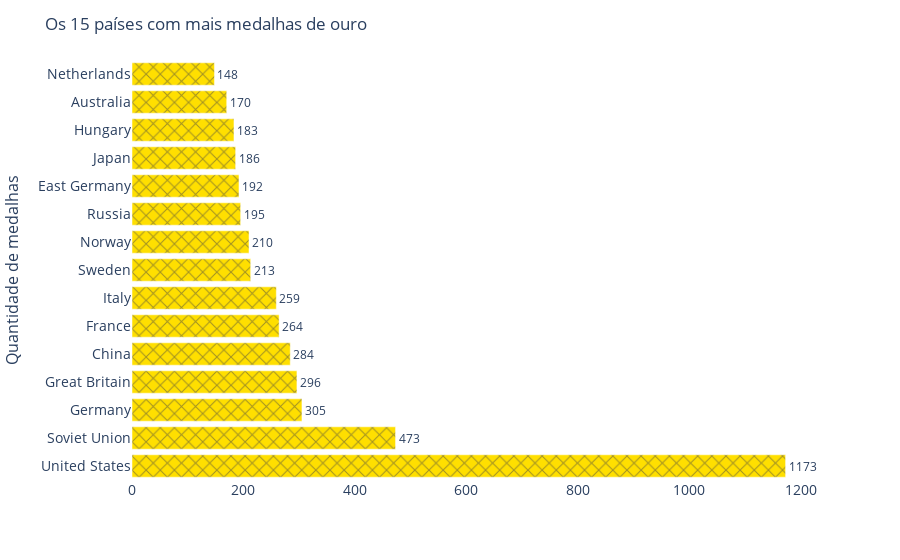

Notebook code for this chart:
### Markdown cell above
##Gráfico 03: 15 países com mais medalhas de ouro

O gráfico abaixo apresenta o total de medalhas de ouro dos 15 países com mais medalhas de ouro desde 1896.

### Code cell
import plotly.express as px
import pandas as pd
import plotly.graph_objects as go
import plotly.io as pio

#importa/lê a base de dados
df = pd.read_csv ('https://raw.githubusercontent.com/leticia-oliveira/Exercicios-de-APC-UnB/main/dashboard/datasets/medalhaspaises.csv')
df_ordenado = df.sort_values(by='total_gold', ascending=False)
dados = df_ordenado.values.tolist()#enumera as células como lista


#prepara uma lista para receber os valores de *países e *medalhas de ouro
p = [] 
o = []

#laço de repetição que coleta os dados da planilha e "entrega" eles para as listas
for i in range(15):   #15 paises e 15 valores
  p.append(dados[i][0]) #agrupando todos os paises
  o.append(dados[i][-5]) #agrupando todos os valores de medalha

fig = px.bar(template="plotly_white")#define o formato do gráfico
#adiciona cada barra do gráfico
fig.add_trace(go.Bar(x=o, y=p, name='Medalhas de ouro', marker_color='#FFDF00',  marker_pattern_shape="x", text = o, texttemplate = '%{text}', textposition='outside', orientation='h'))
#edita a aparência do gráfico
fig.update_layout(
    title = 'Os 15 países com mais medalhas de ouro',
    xaxis_tickfont_size=14,
    yaxis=dict(title='Quantidade de medalhas', titlefont_size=16, tickfont_size=14),
)

fig.show()

### Figure 1 — Plotly figure (JSON) as saved in the notebook; plotly's stock layout.template omitted (floating-point values rounded to 4 significant figures)
{"data": [{"alignmentgroup": "True", "hovertemplate": "<extra></extra>", "legendgroup": "", "marker": {"color": "#636efa", "pattern": {"shape": ""}}, "name": "", "offsetgroup": "", "orientation": "v", "showlegend": false, "textposition": "auto", "type": "bar", "xaxis": "x", "yaxis": "y"}, {"marker": {"color": "#FFDF00", "pattern": {"shape": "x"}}, "name": "Medalhas de ouro", "orientation": "h", "text": ["1173", "473", "305", "296", "284", "264", "259", "213", "210", "195", "192", "186", "183", "170", "148"], "textposition": "outside", "texttemplate": "%{text}", "type": "bar", "x": [1173, 473, 305, 296, 284, 264, 259, 213, 210, 195, 192, 186, 183, 170, 148], "y": ["United States", "Soviet Union", "Germany", "Great Britain", "China", "France", "Italy", "Sweden", "Norway", "Russia", "East Germany", "Japan", "Hungary", "Australia", "Netherlands"]}], "layout": {"barmode": "relative", "legend": {"tracegroupgap": 0}, "margin": {"t": 60}, "title": {"text": "Os 15 países com mais medalhas de ouro"}, "xaxis": {"anchor": "y", "domain": [0, 1], "tickfont": {"size": 14}}, "yaxis": {"anchor": "x", "domain": [0, 1], "tickfont": {"size": 14}, "title": {"font": {"size": 16}, "text": "Quantidade de medalhas"}}}}
